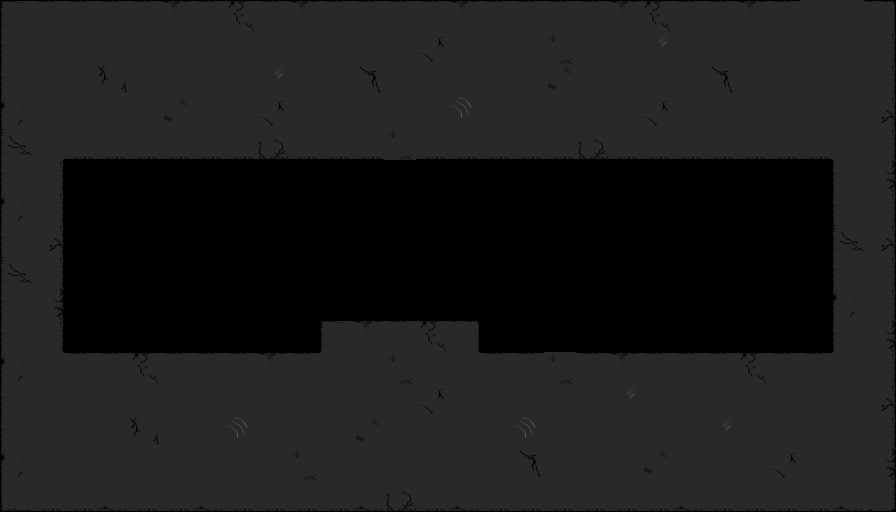

A level layout from a 2D game, rendered from its tile map. Below: a short description, then the map file with tile-grid data replaced by summaries:
An orthogonal 28x16 tile map with 32x32 px tiles, 1 tile layer (Platforms).

<map version="1.2" tiledversion="1.3.4" orientation="orthogonal" renderorder="right-down" width="28" height="16" tilewidth="32" tileheight="32" infinite="0" nextlayerid="2" nextobjectid="1">
 <editorsettings>
  <export target="ExitLevel.json" format="json" />
 </editorsettings>
 <tileset firstgid="1" name="ScaleDistortionGameTileset" tilewidth="32" tileheight="32" tilecount="96" columns="12">
  <image source="../Tiles/finalTileSheet.png" width="384" height="256" />
  <tile id="0">
   <properties>
    <property name="collides" type="bool" value="true" />
   </properties>
  </tile>
  <tile id="1">
   <properties>
    <property name="collides" type="bool" value="true" />
   </properties>
  </tile>
  <tile id="2">
   <properties>
    <property name="collides" type="bool" value="true" />
   </properties>
  </tile>
  <tile id="3">
   <properties>
    <property name="collides" type="bool" value="true" />
   </properties>
  </tile>
  <tile id="4">
   <properties>
    <property name="collides" type="bool" value="true" />
   </properties>
  </tile>
  <tile id="12">
   <properties>
    <property name="collides" type="bool" value="true" />
   </properties>
  </tile>
  <tile id="13">
   <properties>
    <property name="collides" type="bool" value="true" />
   </properties>
  </tile>
  <tile id="14">
   <properties>
    <property name="collides" type="bool" value="true" />
   </properties>
  </tile>
  <tile id="15">
   <properties>
    <property name="collides" type="bool" value="true" />
   </properties>
  </tile>
  <tile id="16">
   <properties>
    <property name="collides" type="bool" value="true" />
   </properties>
  </tile>
  <tile id="24">
   <properties>
    <property name="collides" type="bool" value="true" />
   </properties>
  </tile>
  <tile id="25">
   <properties>
    <property name="collides" type="bool" value="true" />
   </properties>
  </tile>
  <tile id="26">
   <properties>
    <property name="collides" type="bool" value="true" />
   </properties>
  </tile>
  <tile id="27">
   <properties>
    <property name="collides" type="bool" value="true" />
   </properties>
  </tile>
  <tile id="28">
   <properties>
    <property name="collides" type="bool" value="true" />
   </properties>
  </tile>
  <tile id="36">
   <properties>
    <property name="collides" type="bool" value="true" />
   </properties>
  </tile>
  <tile id="37">
   <properties>
    <property name="collides" type="bool" value="true" />
   </properties>
  </tile>
  <tile id="38">
   <properties>
    <property name="collides" type="bool" value="true" />
   </properties>
  </tile>
  <tile id="39">
   <properties>
    <property name="collides" type="bool" value="true" />
   </properties>
  </tile>
  <tile id="40">
   <properties>
    <property name="collides" type="bool" value="true" />
   </properties>
  </tile>
  <tile id="48">
   <properties>
    <property name="collides" type="bool" value="true" />
   </properties>
  </tile>
  <tile id="49">
   <properties>
    <property name="collides" type="bool" value="true" />
   </properties>
  </tile>
  <tile id="50">
   <properties>
    <property name="collides" type="bool" value="true" />
   </properties>
  </tile>
  <tile id="51">
   <properties>
    <property name="collides" type="bool" value="true" />
   </properties>
  </tile>
  <tile id="60">
   <properties>
    <property name="collides" type="bool" value="true" />
   </properties>
  </tile>
  <tile id="61">
   <properties>
    <property name="collides" type="bool" value="true" />
   </properties>
  </tile>
  <tile id="62">
   <properties>
    <property name="collides" type="bool" value="true" />
   </properties>
  </tile>
  <tile id="63">
   <properties>
    <property name="collides" type="bool" value="true" />
   </properties>
  </tile>
 </tileset>
 <layer id="1" name="Platforms" width="28" height="16">
  <data>[448 cells, 309 non-empty, 24 distinct tile ids]</data>
 </layer>
</map>
